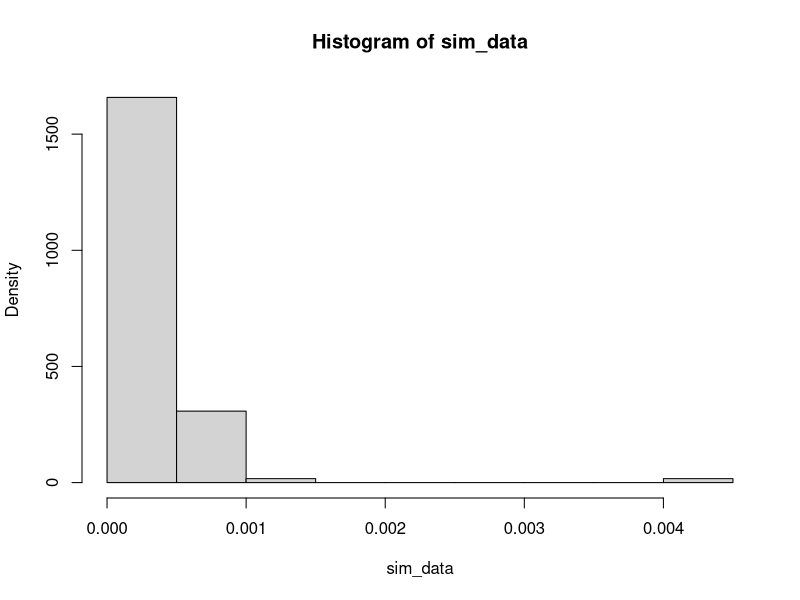
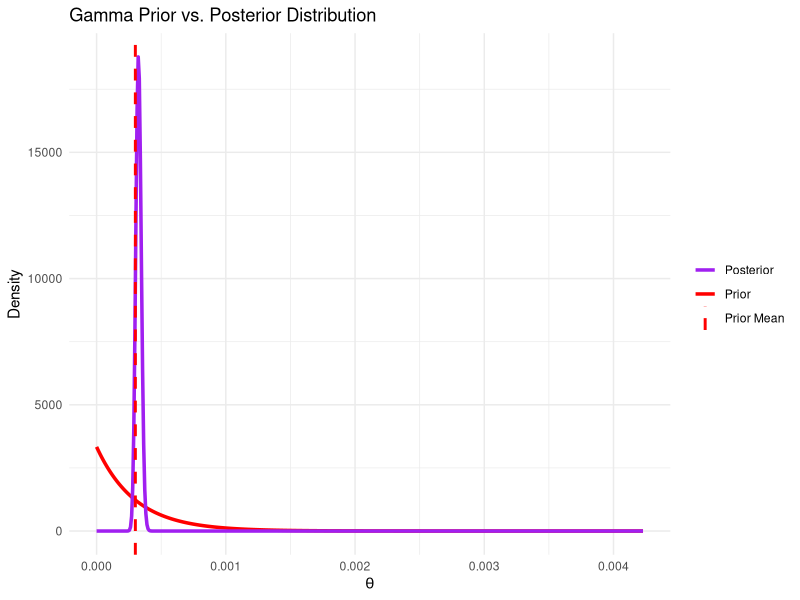

Generate these figures, in order, with R:
## ---- chunk 1
library(ggplot2)
## ---- chunk 2
library(MCMCpack)
# Prior 
gamma_prior <- function(x, alpha, beta) {
  return(dgamma(x, shape=alpha, scale=beta))
}

# Posterior 
gamma_posterior <- function(x, alpha_likelihood, alpha_prior, beta_prior, sim_data) {
  n <- length(sim_data)
  alpha_star <- n * alpha_likelihood + alpha_prior
  beta_star <- beta_prior + sum(1/sim_data)
  
  return(dgamma(x, shape = alpha_star, scale = 1/beta_star))
}
## ---- chunk 3

stdev <- read.csv('monthly_stdev.csv')
head(stdev)

max(stdev$AAPL)
## ---- chunk 4

# Simulation
#n <- 100
#true_beta <- .0002
#sim_data <- rinvgamma(n, shape = 2, scale = true_beta)

sim_data <- stdev$AAPL^2
hist(sim_data, freq = F)
## ---- chunk 5
alpha_likelihood <- 2

alpha_prior <- 1
beta_prior <- .0003
# instead try some other value 

prior_mean <- alpha_prior*beta_prior

#x_vals <- seq(0, max(sim_data), length.out = 500)
x_vals <- seq(0, max(stdev$AAPL^2), length.out = 500)

prior_dist <- gamma_prior(x_vals, alpha_prior, beta_prior)
post_dist <- gamma_posterior(x_vals, alpha_likelihood, alpha_prior, beta_prior, sim_data)


ggplot() +
  geom_line(aes(x = x_vals, y = prior_dist, color = "Prior"), size = 1.2) +
  geom_line(aes(x = x_vals, y = post_dist, color = "Posterior"), size = 1.2) +
  geom_vline(aes(xintercept = prior_mean, color = "Prior Mean"), linetype = "dashed", size = 1) + 
  scale_color_manual(values = c("Prior" = "red", 
                                "Posterior" = "purple", 
                                "Prior Mean" = "red")) +
  labs(x = expression(theta), y = "Density", title = "Gamma Prior vs. Posterior Distribution") +
  theme_minimal() +
  theme(legend.title = element_blank())

## ---- chunk 6
# msft <- read.csv('MSFT.csv')
# head(msft)
# 
# 
# y <- msft$MSFT_STDEV
# 
# X_data <- subset(msft, select = -c(MSFT_STDEV, Next_MSFT_RETURN))
# X_numeric <- X_raw[sapply(X_raw, is.numeric)]
# 
# X_scaled <- scale(X_numeric)
# X <- cbind(X_scaled, bias = 1)
## ---- chunk 7
# n <- length(data)
# alpha_star <- n * alpha_likelihood + alpha_prior
# beta_star <- beta_prior + sum(data)
